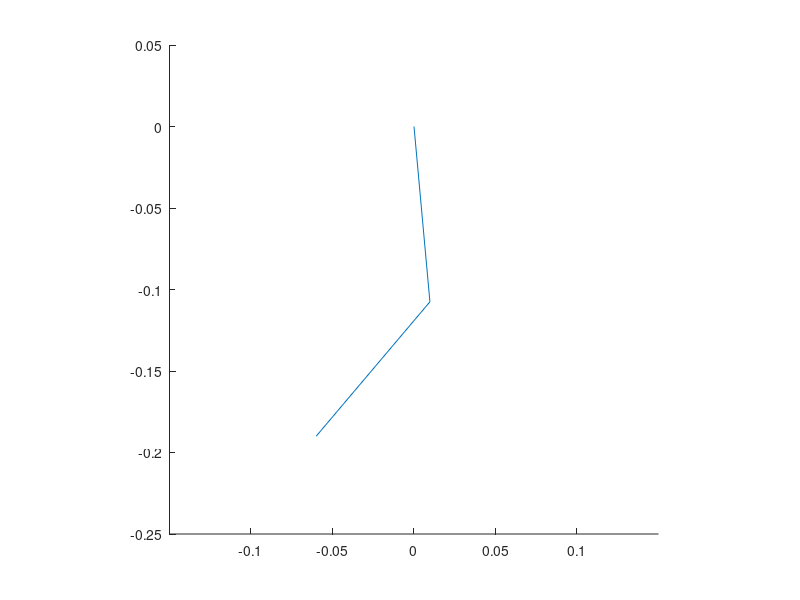

Here is the MATLAB script that generated this plot: (Note: this script raises an error after producing the figure.)
clear;
clf;

%parameter
height = 0.19 % (m)
stroke = 0.12 % (m)
motor_velocity = 4.81 % (rad/s) 46rpm
l1 = 0.108 % (m) length of link (GankenKun)
l2 = 0.108
ratio = 0.1; % display

function [t1, t2] = inverse_kinematics(x, y, l1, l2)
  l = sqrt(x^2+y^2);
  t1 = t2 = 0;
  if (l <= (l1+l2))
    t1 = atan2(y,x) + acos((l1^2+l^2-l2^2)/(2*l2*l));
    t2 = pi + acos((l1^2+l2^2-l^2)/(2*l1*l2)) + t1;
  endif
endfunction

i = 0;
for y = -height
  for x = -stroke/2:0.04:stroke/2
    [t1, t2] = inverse_kinematics(x, y, l1, l2);
    if (t1 != 0 || t2 != 0)
      i = i + 1;
      x1 = l1 * cos(t1);
      y1 = l1 * sin(t1);
      x2 = l2 * cos(t2) + x1;
      y2 = l2 * sin(t2) + y1;
      arm_x(i,:) = [0 x1 x2];
      arm_y(i,:) = [0 y1 y2];
      jaco = [-l1*sin(t1) -l2*sin(t2); l1*cos(t1) l2*cos(t2)];
      [U,S,V] = svd(jaco);
      mani(i,:) = [x y atan2(U(2),U(1)) S(1,1) S(2,2)];
    endif
  endfor
endfor

hold on;
axis([-0.15,0.15,-0.25,0.05],"square");
for n = 1:i
  plot(arm_x(n,:), arm_y(n,:));
  ellipse(mani(n,1), mani(n,2), mani(n,4)*ratio, mani(n,5)*ratio, mani(n,3));
  if (mani(n,3) < 0)
    mani(n,3) += 2 * pi;
  endif
end
hold off;

